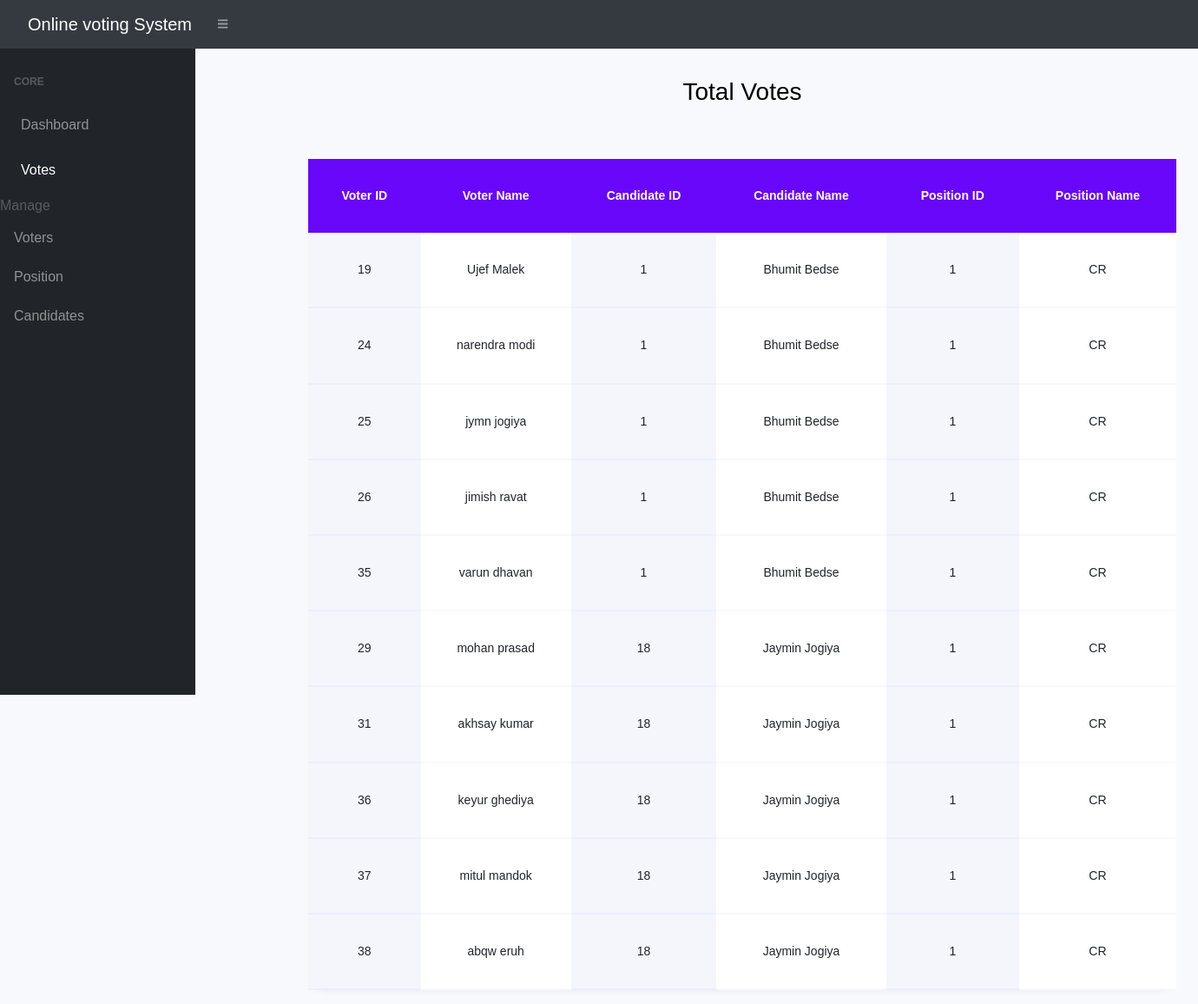
The page /admin/admin-votes.php on the database its author committed.
### tables this page shows
CREATE TABLE `votes` (
  `id` int(11) NOT NULL,
  `voters_id` int(11) NOT NULL,
  `candidate_id` int(11) NOT NULL,
  `position_id` int(11) NOT NULL
);

CREATE TABLE `voters` (
  `id` int(100) NOT NULL,
  `firstname` varchar(30) NOT NULL,
  `lastname` varchar(30) NOT NULL,
  `college_id` varchar(70) NOT NULL,
  `department` varchar(30) NOT NULL,
  `mobile` varchar(10) NOT NULL,
  `voters_id` varchar(70) NOT NULL,
  `password` varchar(60) NOT NULL
);

CREATE TABLE `candidates` (
  `id` int(11) NOT NULL,
  `position_id` int(11) NOT NULL,
  `firstname` varchar(30) NOT NULL,
  `lastname` varchar(30) NOT NULL,
  `photo` blob NOT NULL,
  `discription` text NOT NULL
);

CREATE TABLE `positions` (
  `id` int(11) NOT NULL,
  `position_name` varchar(255) NOT NULL,
  `description` varchar(50) NOT NULL,
  `max_vote` int(11) NOT NULL
);

### admin/admin-votes.php (the view, shortened to what this page needs)
<?php
include 'conn.php';
$query = "SELECT votes.voters_id as voterid,voters.firstname as fname,voters.lastname as lname,votes.candidate_id as cid,candidates.firstname as cfname,candidates.lastname as clname,votes.position_id as pid,positions.position_name as pname FROM (votes INNER JOIN voters on votes.voters_id = voters.id) INNER JOIN candidates on votes.candidate_id = candidates.id INNER JOIN positions on votes.position_id = positions.id";
$result = mysqli_query($con, $query);
?>
<!DOCTYPE html>
<html lang="en">
<head>
    <link rel="stylesheet" href="../css/style.css">
    <link rel="stylesheet" href="../css/admin-votes.css">
    <link rel="stylesheet" href="../css/table_style.css">
    <link rel="stylesheet" href="https://stackpath.bootstrapcdn.com/font-awesome/4.7.0/css/font-awesome.min.css">
    <link href="https://cdn.datatables.net/1.10.20/css/dataTables.bootstrap4.min.css" rel="stylesheet" />
    <link rel="stylesheet" href="https://use.fontawesome.com/releases/v5.7.0/css/all.css">
</head>
<body class="sb-nav-fixed">
<nav class="sb-topnav navbar navbar-expand navbar-dark bg-dark">
        <a class="navbar-brand" href="index.html">Online voting System</a>
        <button class="btn btn-link btn-sm order-1 order-lg-0" id="sidebarToggle" href="#!"><i class="fas fa-bars"></i></button>
    </nav>
    <div id="layoutSidenav">
        <div id="layoutSidenav_nav">
            <nav class="sb-sidenav accordion sb-sidenav-dark" id="sidenavAccordion">
                <div class="sb-sidenav-menu">
                    <div class="nav">
                        <div class="sb-sidenav-menu-heading">Core</div>
                        <a class="nav-link" href="admin.php">
                            Dashboard
                        </a>
                        <a class="nav-link" href="admin-votes.php">
                            Votes
                        </a>
                    </div>
                    <div class="sb-sidenav-menu-heading">Manage</div>
                    <a class="nav-link" href="admin-voters.php">
                        Voters
                    </a>
                    <a class="nav-link" href="admin-positions.php">
                        Position
                    </a>
                    <a class="nav-link" href="admin-candidates.php">
                        Candidates
                    </a>
                </div>
        </div>
    <section class="ftco-section pd0">
        <div class="container">
            <div class="row justify-content-center">
                <div class="col-md-6 text-center mb-5">
                    <h2 class="heading-section">Total Votes</h2>
                </div>
            </div>
            <div class="row">
                <div class="col-md-12">
                    <div class="table-wrap">
                        <table class="table">
                            <thead class="thead-primary">
                                <tr>
                                    <th>Voter ID</th>
                                    <th>Voter Name</th>
                                    <th>Candidate ID</th>
                                    <th>Candidate Name</th>
                                    <th>Position ID</th>
                                    <th>Position Name</th>
                                </tr>
                            </thead>
                            <tbody>
                                <?php
                                while ($rows = $result->fetch_array()) {
                                ?>
                                    <tr>
                                        <td><?php echo $rows['voterid'] ?></td>
                                        <td><?php echo $rows['fname'] . " " . $rows['lname'] ?></td>
                                        <td><?php echo $rows['cid'] ?></td>
                                        <td><?php echo $rows['cfname'] . " " . $rows['clname'] ?></td>
                                        <td><?php echo $rows['pid'] ?></td>
                                        <td><?php echo $rows['pname'] ?></td>
                                    </tr>
                                <?php
                                }
                                ?>
                        </table>
                    </div>
                </div>
            </div>
        </div>
    </section>
</body>
</body>
</html>

### rows shown on the page
votes: voters "19", voters.firstname "Ujef", voters.lastname "Malek", candidate "1", candidate.firstname "Bhumit", candidate.lastname "Bedse", position "1", position.position_name "CR"
votes: voters "24", voters.firstname "narendra", voters.lastname "modi", candidate "1", candidate.firstname "Bhumit", candidate.lastname "Bedse", position "1", position.position_name "CR"
votes: voters "25", voters.firstname "jymn", voters.lastname "jogiya", candidate "1", candidate.firstname "Bhumit", candidate.lastname "Bedse", position "1", position.position_name "CR"
votes: voters "26", voters.firstname "jimish", voters.lastname "ravat", candidate "1", candidate.firstname "Bhumit", candidate.lastname "Bedse", position "1", position.position_name "CR"
votes: voters "35", voters.firstname "varun", voters.lastname "dhavan", candidate "1", candidate.firstname "Bhumit", candidate.lastname "Bedse", position "1", position.position_name "CR"
votes: voters "29", voters.firstname "mohan", voters.lastname "prasad", candidate "18", candidate.firstname "Jaymin", candidate.lastname "Jogiya", position "1", position.position_name "CR"
votes: voters "31", voters.firstname "akhsay", voters.lastname "kumar", candidate "18", candidate.firstname "Jaymin", candidate.lastname "Jogiya", position "1", position.position_name "CR"
votes: voters "36", voters.firstname "keyur", voters.lastname "ghediya", candidate "18", candidate.firstname "Jaymin", candidate.lastname "Jogiya", position "1", position.position_name "CR"
votes: voters "37", voters.firstname "mitul", voters.lastname "mandok", candidate "18", candidate.firstname "Jaymin", candidate.lastname "Jogiya", position "1", position.position_name "CR"
votes: voters "38", voters.firstname "abqw", voters.lastname "eruh", candidate "18", candidate.firstname "Jaymin", candidate.lastname "Jogiya", position "1", position.position_name "CR"
